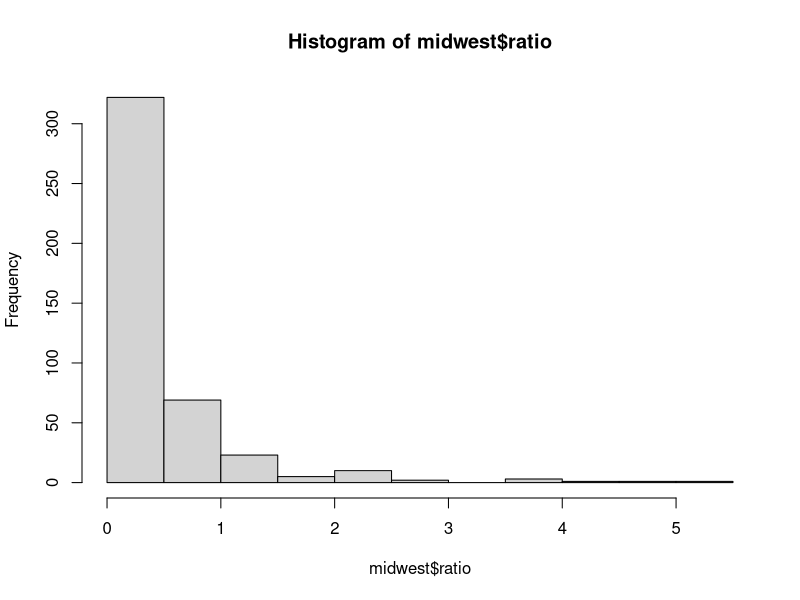
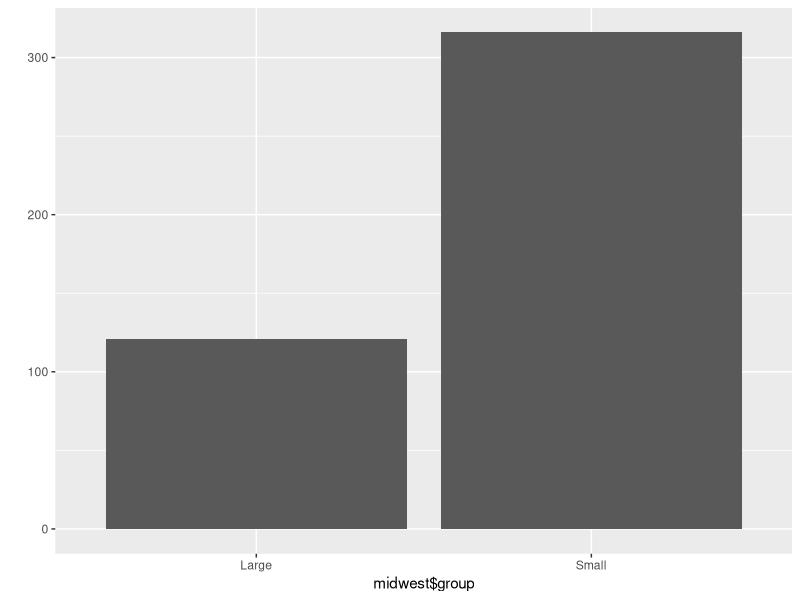

Reproduce these figures in R, in order.
midwest <- as.data.frame(ggplot2::midwest)
head(midwest)
tail(midwest)
View(midwest)
dim(midwest)
str(midwest)
summary(midwest)

library(dplyr)
midwest <- rename(midwest, total = poptotal)
midwest <- rename(midwest, asian = popasian)
str(midwest)

midwest$ratio <- midwest$asian / midwest$total * 100
hist(midwest$ratio)

mean(midwest$ratio)
midwest$group <- ifelse(midwest$ratio > 0.48, "Large", "Small")
summary(midwest)

table(midwest$group)

library(ggplot2)
qplot(midwest$group)
